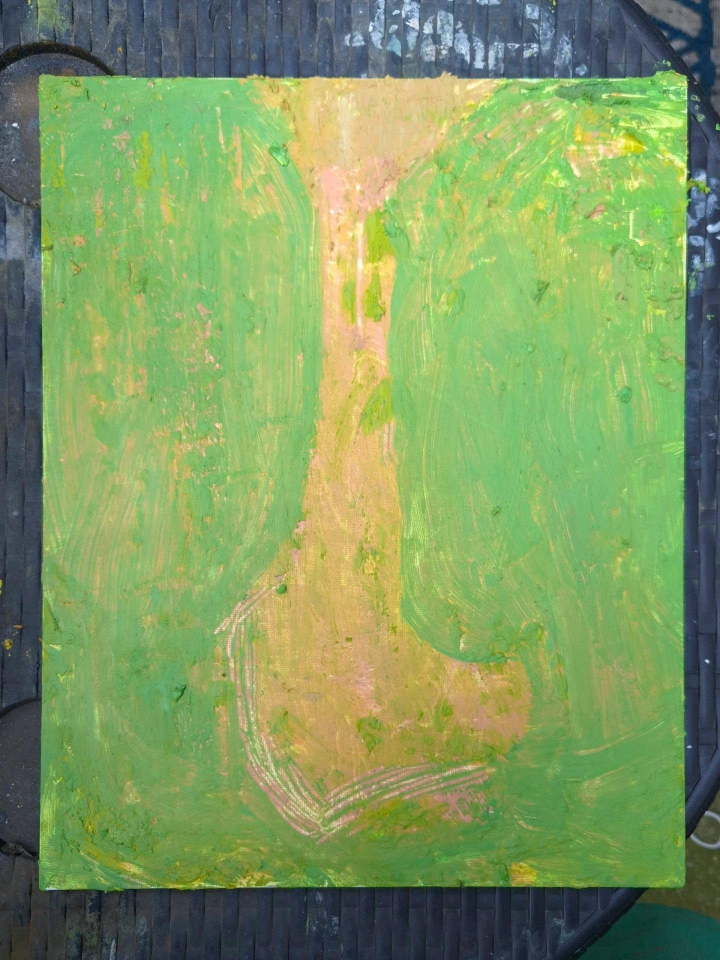
#> input picture production/artwork-sources/leave-things-a-little-awkward-instagram.jpg, 1440 x 1920 px (shown at 1/2 size)
$ python edit-leave-things-a-little-awkward.py
#> lines starting #> are read from the running program, lines starting #| are printed output that depends on the picture; after the words box and inside, x2 and y2 are one past the last pixel; in counts of white or black regions, pixels touching at a corner belong together
"""Rebuild the gallery photo from the archived Instagram JPEG with Pillow and NumPy."""
from pathlib import Path

import numpy as np
from PIL import Image, ImageDraw, ImageFilter, ImageOps

ROOT = Path(__file__).resolve().parents[1]
SLUG = "leave-things-a-little-awkward"
SOURCE = ROOT / "production/artwork-sources" / f"{SLUG}-instagram.jpg"
OUTPUT = ROOT / "paintings/imported"

source = ImageOps.exif_transpose(Image.open(SOURCE)).convert("RGBA")
if source.size != (1440, 1920):
    raise ValueError("Recheck panel coordinates for the new source dimensions")

# Trace just inside the photographed perimeter to exclude the dark table.
edge = [(78, 157), (84, 150), (200, 153), (350, 156), (500, 153),
        (700, 158), (900, 153), (1100, 157), (1250, 157), (1320, 150),
        (1350, 149), (1368, 154), (1373, 162), (1373, 300), (1371, 500),
        (1369, 650), (1367, 900), (1366, 1150), (1366, 1400),
        (1367, 1600), (1368, 1758), (1365, 1773), (1350, 1774),
        (1100, 1772), (900, 1771), (700, 1771), (500, 1772),
        (350, 1774), (200, 1776), (89, 1777), (79, 1773),
        (80, 1690), (83, 1550), (85, 1350), (86, 1140), (86, 850),
        (85, 600), (82, 390), (79, 235), (77, 175)]
mask = Image.new("L", source.size, 0)
#> mask: PIL image 1440x1920 L; every value is 0
ImageDraw.Draw(mask).polygon(edge, fill=255)
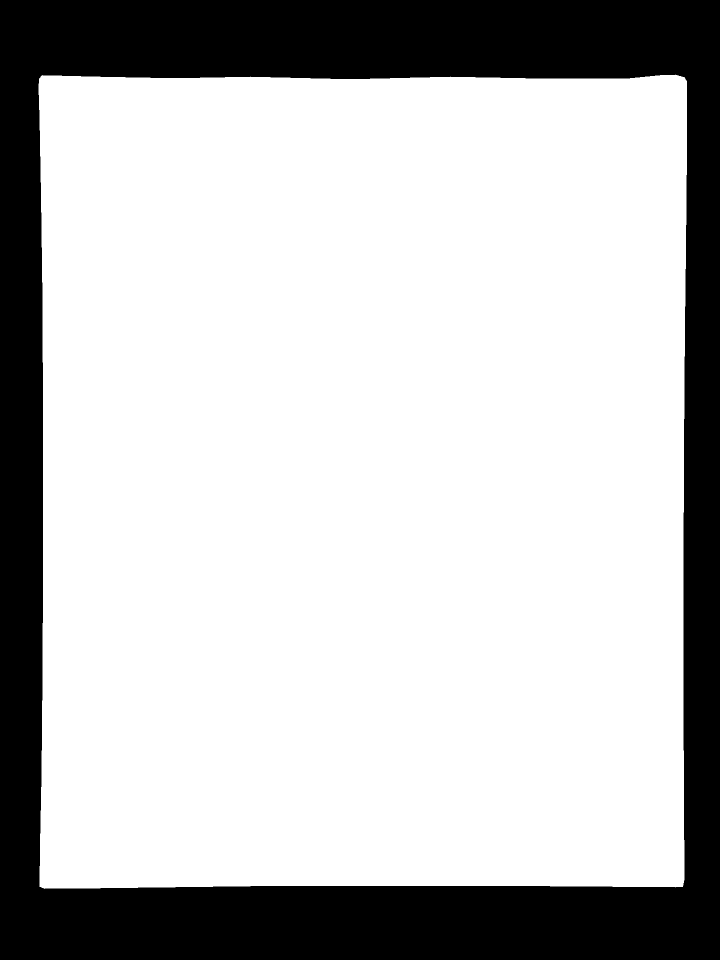
#> mask: PIL image 1440x1920 L (shown at 1/2 size); 75.3% white; 1 black region, box (x1, y1, x2, y2) and area: (0, 0, 1440, 1920) 684238
source.putalpha(mask.filter(ImageFilter.GaussianBlur(0.45)))
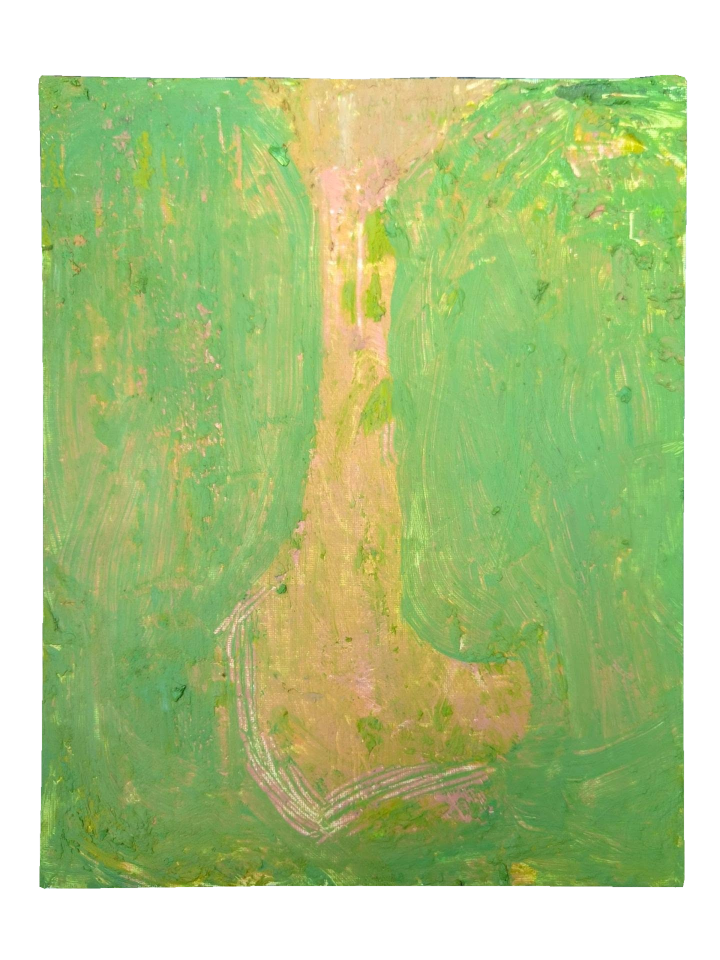
#> source: PIL image 1440x1920 RGBA (shown at 1/2 size); mean R, G, B, A 128, 154.6, 96.8, 191.9; transparent parts drawn white

# Straighten to the panel's 11:14 ratio, without any color or exposure changes.
width, height = 1210, 1540
corners = [(75, 148), (1377, 150), (1371, 1777), (77, 1780)]
destination = [(0, 0), (width - 1, 0), (width - 1, height - 1), (0, height - 1)]
matrix, values = [], []
for (x, y), (u, v) in zip(destination, corners):
    matrix.extend([[x, y, 1, 0, 0, 0, -u*x, -u*y],
                   [0, 0, 0, x, y, 1, -v*x, -v*y]])
    values.extend([u, v])
panel = source.transform((width, height), Image.Transform.PERSPECTIVE,
                         np.linalg.solve(matrix, values), Image.Resampling.BICUBIC)
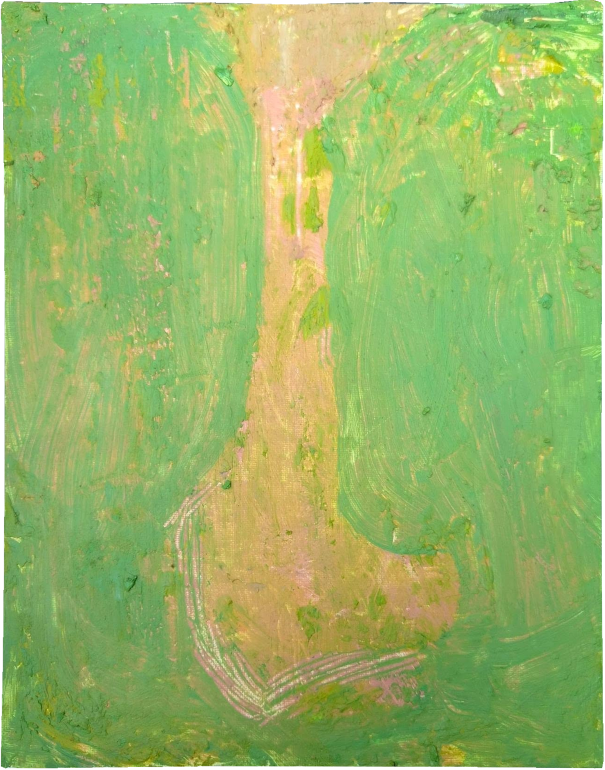
#> panel: PIL image 1210x1540 RGBA (shown at 1/2 size); mean R, G, B, A 146.9, 177.4, 98.3, 250.5; transparent parts drawn white

margin = 54
wall = Image.new("RGB", (width + 2*margin, height + 2*margin), "white")
#> wall: PIL image 1318x1648 RGB; every value is 255
wall.paste(panel, (margin, margin), panel.getchannel("A"))
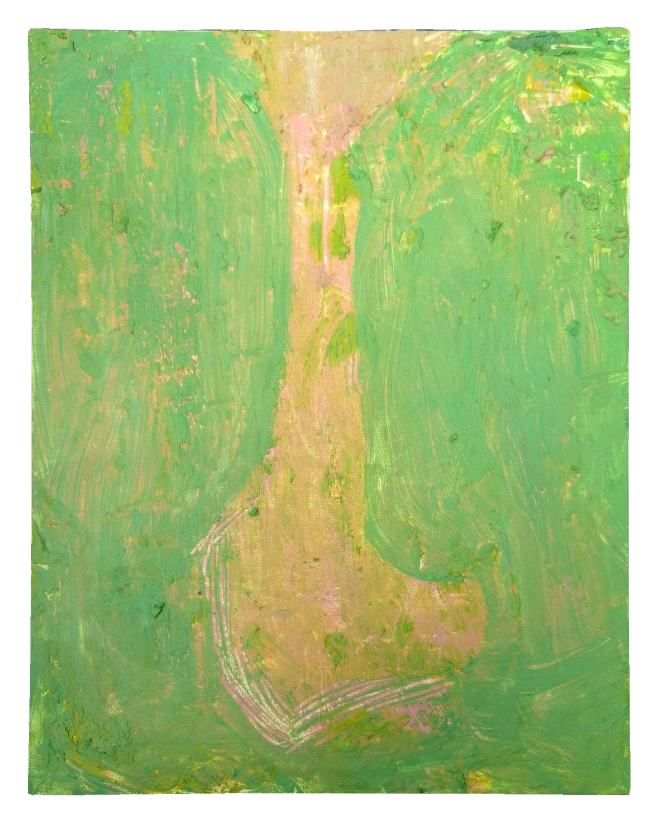
#> wall: PIL image 1318x1648 RGB (shown at 1/2 size); mean R, G, B 166, 192.1, 124.3
wall.save(OUTPUT / f"{SLUG}-white.jpg", quality=95, subsampling=0)
wall.thumbnail((600, 800), Image.Resampling.LANCZOS)
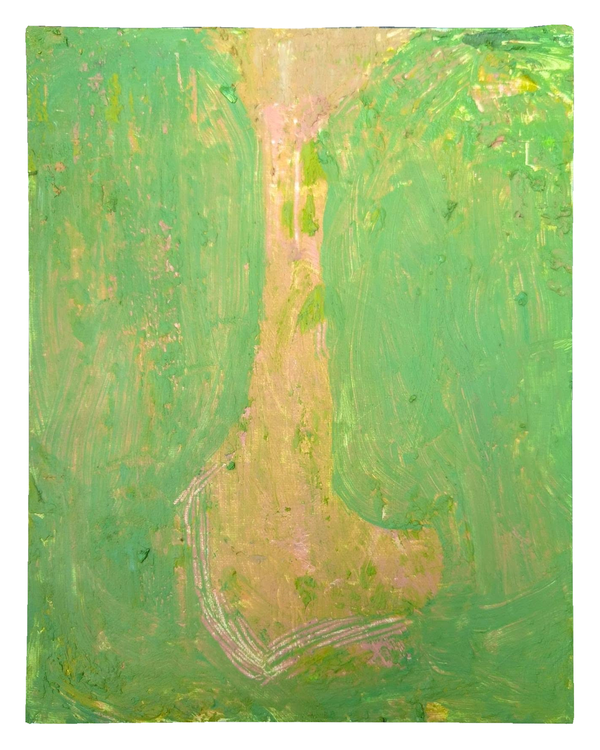
#> wall: PIL image 600x750 RGB; mean R, G, B 165.9, 192, 124.3
wall.save(OUTPUT / "thumbs" / f"{SLUG}-white.webp", quality=90, method=6)
